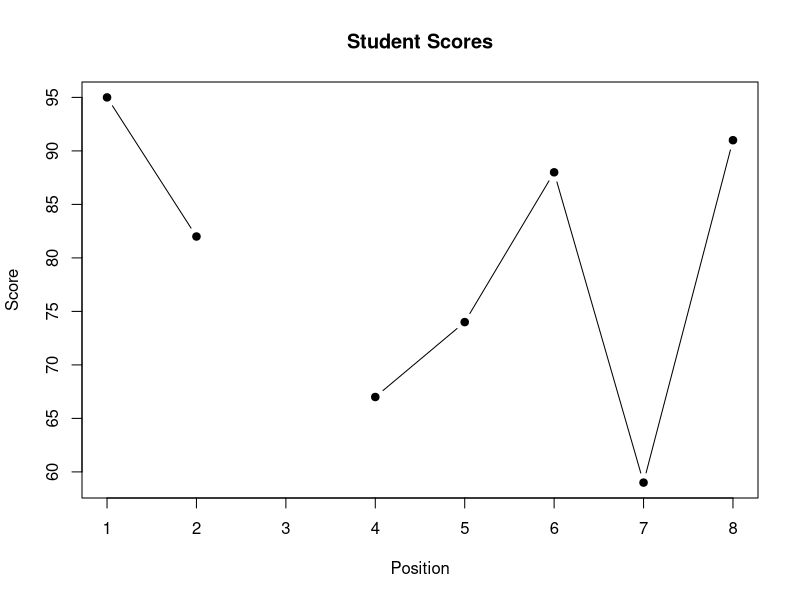

R code for this plot:
#Problem 1
student_id <- c("S01", "S02", "S03", "S04", "S05", "S06")
section    <- c("A", "B", "A", "B", "A", "B")
quiz1      <- c(82, 91, 76, 88, 95, 69)
quiz2      <- c(85, 89, 80, 92, 94, 74)
passed     <- c(TRUE, TRUE, TRUE, TRUE, TRUE, FALSE)

#Part A
section <- factor(section, levels = c("A", "B"))

# Five vectors
students <- data.frame(
  student_id = student_id,
  section    = section,
  quiz1      = quiz1,
  quiz2      = quiz2,
  passed     = passed,
  stringsAsFactors = FALSE
)

# studs rows, quiz columns
score_matrix <- matrix(
  c(quiz1, quiz2),
  nrow = length(student_id),
  ncol = 2,
  dimnames = list(student_id, c("quiz1", "quiz2"))
)

# Course name, student data frame, cutoffs vector
course_record <- list(
  course  = "R Programming",
  scores  = students,
  cutoffs = c(pass = 70, excellent = 90)
)

# Inspect
typeof(section)
class(section)
length(section)
str(section)

typeof(course_record)
class(course_record)
length(course_record)
str(course_record)

typeof(students)
class(students)
length(students)
str(students)
dim(students)

typeof(score_matrix)
class(score_matrix)
length(score_matrix)
str(score_matrix)
dim(score_matrix)

# A vector holds one type of data. A factor is a vector for categories,
# stored as integers with labels attached. A matrix is 2d and one type
# throughout. A data frame is 2d but each column can be different types.
# A list is the loosest structure, holding anything, any size.

#Part B
# S04's second quiz score
score_matrix["S04", "quiz2"]

score_matrix[1:2, , drop = FALSE]

course_record["course"]
course_record[["course"]]
course_record$course

# [ keeps the same container type (a list here), even for one item.
# [[ and $ pull out the actual item itself. [[ can take a variable name,
# $ only works with a name typed directly.

#Part C
students$average <- rowMeans(students[, c("quiz1", "quiz2")])

students$excellent <- students$average >= 90

section_a_high <- students[students$section == "A" & students$average >= 80, ]

section_a_high_subset <- section_a_high[, c("student_id", "section", "average")]
section_a_high_subset

student_averages <- setNames(students$average, students$student_id)
student_averages

# Vectorized means the function works on the whole column at once, not one
# value at a time. rowMeans() does this automatically.

#Problem 2
csv_text <- "sample_id,site,temp_c,ph,status
M01,North,18.2,7.1,ok
M02,South,20.5,,ok
M03,North,NA,6.8,review
M04,East,22.1,7.4,ok
M05,South,19.7,7.0,review
M06,East,23.0,NA,ok
M07,North,17.8,6.9,ok
M08,South,21.2,7.2,ok"

#Part A
measurements <- read.csv(text = csv_text, na.strings = c("", "NA"), stringsAsFactors = FALSE)

# inspect
head(measurements)
str(measurements)
dim(measurements)
names(measurements)

colSums(is.na(measurements))

measurements_complete <- measurements[complete.cases(measurements), ]
measurements_complete

removed_ids <- measurements$sample_id[!complete.cases(measurements)]
removed_ids

# x == NA doesn't work because NA means unknown. Comparing to an unknown
# value gives you another unknown, not TRUE or FALSE.

#Part B
measurements$site   <- factor(measurements$site)
measurements$status <- factor(measurements$status)
levels(measurements$site)
levels(measurements$status)

# Fahrenheit conversion
measurements$temp_f <- measurements$temp_c * 9 / 5 + 32

measurements$ph_below_7 <- measurements$ph < 7

ns_ok <- measurements[
  complete.cases(measurements) &
    measurements$site %in% c("North", "South") &
    measurements$status == "ok",
]

ns_ok_subset <- ns_ok[, c("sample_id", "site", "temp_c", "temp_f", "ph")]
ns_ok_subset

mean_temp_overall <- mean(measurements$temp_c, na.rm = TRUE)
mean_temp_overall

mean_temp_south <- mean(measurements$temp_c[measurements$site == "South"], na.rm = TRUE)
mean_temp_south

#Part C
A <- matrix(1:4, nrow = 2)
B <- matrix(5:8, nrow = 2)

elementwise_product <- A * B
matrix_product      <- A %*% B

elementwise_product
matrix_product

dim(elementwise_product)
dim(matrix_product)

# Both results are 2x2. A * B multiplies matching positions and needs
# the matrices to be the same size. A %*% B is real matrix multiplication,
# taking a row from A times a column from B and adding it up, which needs
# A's columns to match B's rows. Same shape here, different math.

#Problem 3
student_id <- paste0("P", sprintf("%02d", 1:8))
scores <- c(95, 82, NA, 67, 74, 88, 59, 91)

#Part A
grade_one <- function(score, a_min = 90, b_min = 80, c_min = 70, d_min = 60) {
  if (is.na(score)) {
    return(NA_character_)
  } else if (score >= a_min) {
    return("A")
  } else if (score >= b_min) {
    return("B")
  } else if (score >= c_min) {
    return("C")
  } else if (score >= d_min) {
    return("D")
  } else {
    return("F")
  }
}

# test cases
grade_one(NA)   # NA
grade_one(90)   # "A"
grade_one(80)   # "B"
grade_one(85)   # "B"
grade_one(74)   # "C"

#Part B
grades <- rep(NA_character_, length(scores))

for (i in seq_along(scores)) {
  grades[i] <- grade_one(scores[i])
}

names(grades) <- student_id
grades

# i is the position in the vector, going from 1 up to the number of scores.

#Part C-1
summarize_scores <- function(x, na.rm = TRUE, digits = 1) {
  result <- c(
    total   = length(x),
    missing = sum(is.na(x)),
    mean    = round(mean(x, na.rm = na.rm), digits),
    sd      = round(sd(x, na.rm = na.rm), digits),
    min     = round(min(x, na.rm = na.rm), digits),
    max     = round(max(x, na.rm = na.rm), digits)
  )
  return(result)
}

# call with defaults
summarize_scores(scores)

# call with named arguments
summarize_scores(x = scores, na.rm = TRUE, digits = 2)

#Part C-2
plot_scores <- function(x, ...) {
  plot(seq_along(x), x, ...)
}

plot_scores(
  scores,
  type = "b",
  pch  = 19,
  xlab = "Position",
  ylab = "Score",
  main = "Student Scores"
)

# prediction: the plot should show 8 points going from position 1 to 8,
# connected by lines since type = "b". point 3 will have a gap since
# scores[3] is NA, so no dot or line segment shows up there. scores
# jump around a lot, high at position 1 (95), low at position 7 (59)

# plot_scores takes x and plots it against its own position (1 to 8).
# the ... just grabs whatever extra stuff you pass in, like type, pch,
# xlab, ylab, main, and hands it straight to plot(), so you can change
# how it looks without touching the function itself
